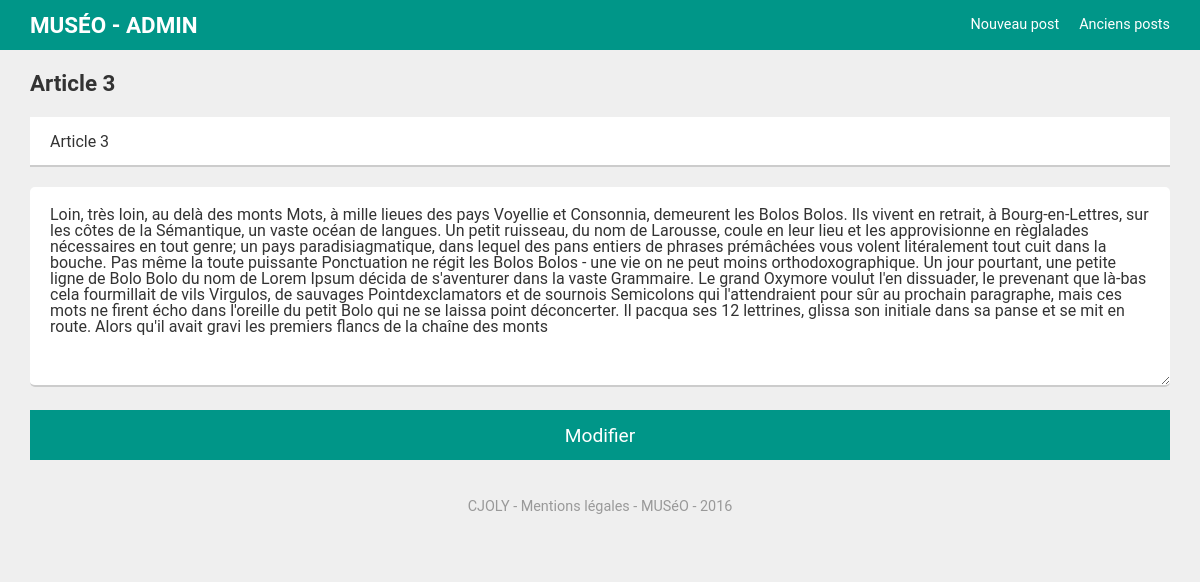
/admin/modifier.php?id=4, run on an earlier commit of the app's database.
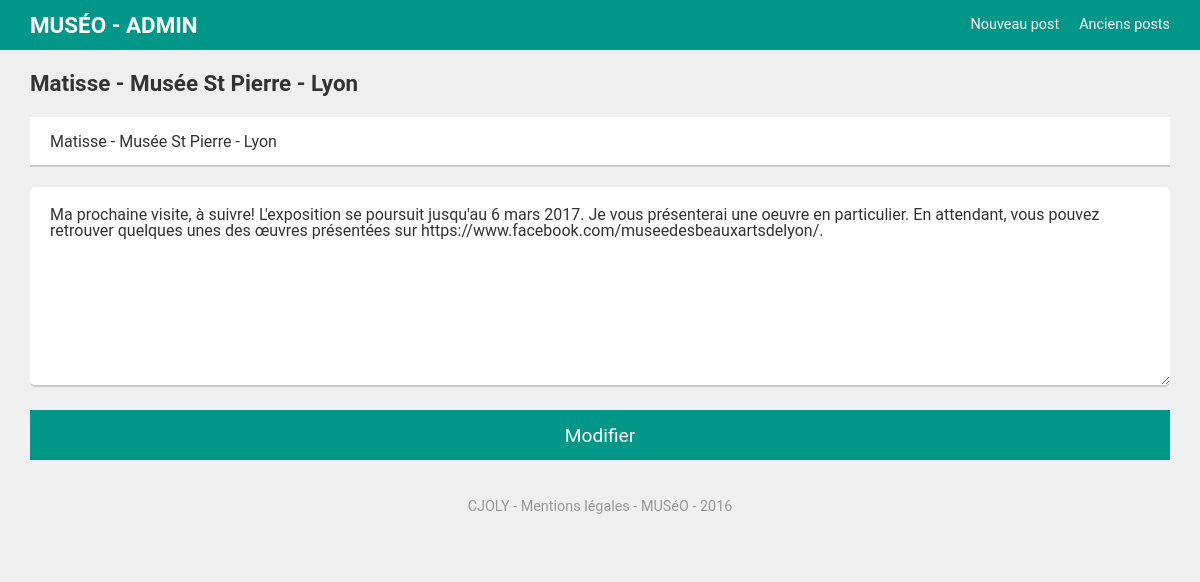
And on a later commit of the database.
### tables this page shows
CREATE TABLE `articles` (
  `id` int(3) NOT NULL,
  `titre` varchar(40) NOT NULL,
  `accroche` varchar(200) NOT NULL,
  `contenu` text NOT NULL,
  `publication` datetime NOT NULL DEFAULT CURRENT_TIMESTAMP,
  `image` varchar(30) NOT NULL
);

### fonctions/admin.php (called while the page is built, shortened)
<?php
function post() {
    global $bdd;
    $id = (int)$_GET["id"];
    $post = $bdd->prepare("SELECT titre, contenu FROM articles WHERE id = ?");
    $post->execute([$id]);
    $post = $post->fetch();
    return $post;
}

### admin/modifier.php (the view, shortened to what this page needs)
<?php
require_once "../fonctions/bdd.php";
include_once "../fonctions/admin.php";
$post = post();
?>
<!DOCTYPE html>
<html lang="fr">
<head>
    <link rel="stylesheet" href="https://maxcdn.bootstrapcdn.com/bootstrap/3.3.5/css/bootstrap.min.css">
    <link rel="stylesheet" href="../main.css">
</head>
<body>
    <header>
        <div class="container">
            <div class="row">
                <div class="col-sm-3">
                    <a href="index.php">Muséo - admin</a>
                </div>
                <div class="col-sm-9">
                    <nav>
                        <ul>
                            <li><a href="index.php">Nouveau post</a></li>
                            <li><a href="posts.php">Anciens posts</a></li>
                        </ul>
                    </nav>
                </div>
            </div>
        </div>
    </header>
    <div class="container">
        <div class="row">
            <div class="col-xs-12">
                <h1><?= $post["titre"] ?></h1>
            </div>
        </div>
        <form method="post" action="">
            <div class="row">
                <div class="col-xs-12">
                    <input type="text" name="titre" placeholder="Titre *" value="<?= $post["titre"] ?>">
                </div>
            </div>
            <div class="row">
                <div class="col-xs-12">
                    <textarea name="contenu" placeholder="Corps de l'article *"><?= str_replace("<br />", "", $post["contenu"]) ?></textarea>
                </div>
            </div>
            <div class="row">
                <div class="col-xs-12">
                    <input type="submit" value="Modifier">
                </div>
            </div>
        </form>
        <?php include_once "../footer.php" ?>
    </div>
</body>
</html>

What changed in the data, as far as the page shows it:
changed articles: titre "Article 3" → "Matisse - Musée St Pierre - Lyon"; contenu "Loin, très loin, au delà des monts Mots, à mille lieues des pays Voyellie et Consonnia, demeurent les Bolos Bolos. Ils vivent en retrait, à Bourg-en-Lettres, sur les côtes de la Sémantique, un vaste océan de langues. Un petit ruisseau, du nom de Larousse, coule en leur lieu et les approvisionne en règlalades nécessaires en tout genre; un pays paradisiagmatique, dans lequel des pans entiers de phrases prémâchées vous volent litéralement tout cuit dans la bouche. Pas même la toute puissante Ponctuation ne régit les Bolos Bolos - une vie on ne peut moins orthodoxographique. Un jour pourtant, une petite ligne de Bolo Bolo du nom de Lorem Ipsum décida de s'aventurer dans la vaste Grammaire. Le…" → "Ma prochaine visite, à suivre! L'exposition se poursuit jusqu'au 6 mars 2017. Je vous présenterai une oeuvre en particulier. En attendant, vous pouvez retrouver quelques unes des œuvres présentées sur https://www.facebook.com/museedesbeauxartsdelyon/."
